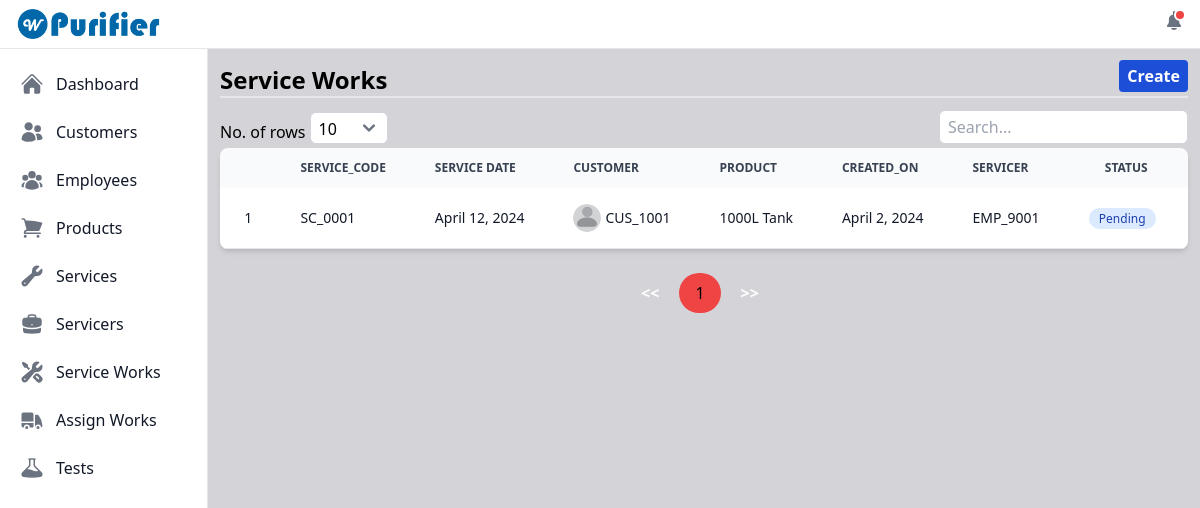
The page /view_serviceworks/ (signed in) on the database as committed earlier.
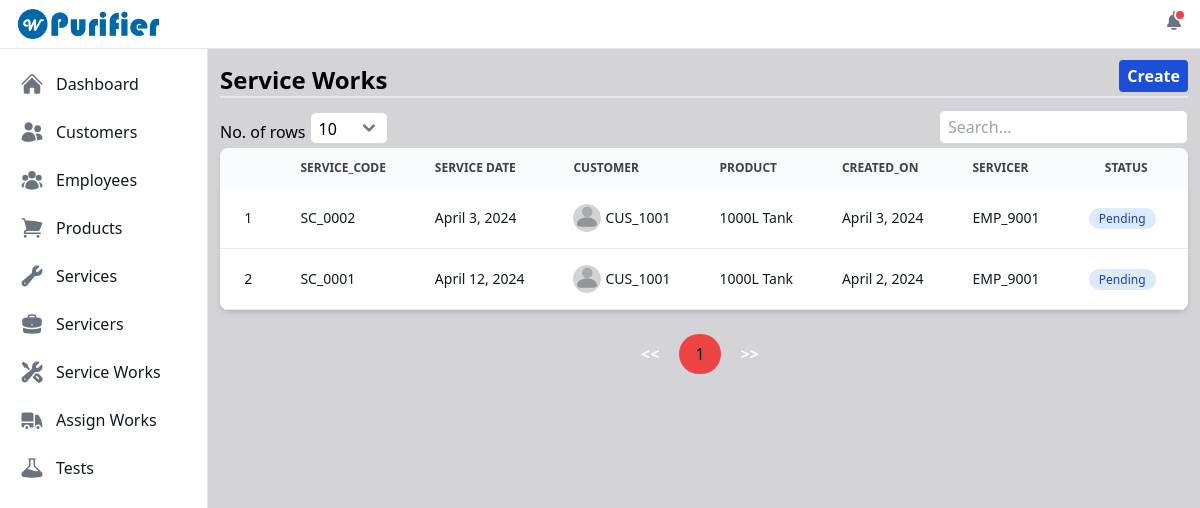
The same page on the database as committed later.
### purifier/models.py (models this page shows, shortened)
class ServiceWork(models.Model):
    STATUS_CHOICES = (
        ('pending', 'Pending'),
        ('working', 'Working'),
        ('completed', 'Completed'),
    )
    id = models.UUIDField(primary_key=True, default=uuid.uuid4, unique=True, editable=False)
    service_work_code = models.CharField(max_length=50, blank=True, unique=True)
    customer_code = models.ForeignKey(Customer, on_delete=models.CASCADE)
    product = models.ForeignKey(Product, on_delete=models.CASCADE)
    service_name = models.ManyToManyField(Service)
    comment_section = models.TextField(null=True, blank=True)
    service_date = models.DateField()
    remark_section = models.TextField(null=True, blank=True)
    status = models.CharField(max_length=30, choices=STATUS_CHOICES, default='pending')
    servicer = models.ForeignKey(Servicer, on_delete=models.SET_NULL, null=True, blank=True)
    created_on = models.DateField(auto_now_add=True)

class Customer(models.Model):
    id = models.UUIDField(primary_key=True, default=uuid.uuid4, unique=True, editable=False)
    profile = models.ImageField(null=True, blank=True, upload_to="customer_profiles/")
    name = models.CharField(max_length=50)
    email = models.EmailField(unique=True)
    address = models.TextField()
    mobile = models.CharField(max_length=20)
    whatsapp_number = models.CharField(max_length=20)
    installed_product = models.ManyToManyField(Product, blank=True)
    customer_code = models.CharField(max_length=50, blank=True, unique=True)
    location = models.CharField(max_length=250, null=True, blank=True)
    initial_password = models.CharField(max_length=150, blank=True, null=True)
    created_on = models.DateField(auto_now_add=True)
    def __str__(self) -> str:
        return self.customer_code

class Product(models.Model):
    id = models.UUIDField(primary_key=True, default=uuid.uuid4, unique=True, editable=False)
    product_serial = models.CharField(max_length=100, unique=True)
    category = models.ForeignKey(Category, on_delete=models.SET_NULL, blank=True, null=True)
    name = models.CharField(max_length=100)
    image = models.ImageField(null=True, blank=True, upload_to="product_images/")
    services = models.ManyToManyField(Service, blank=True)
    created_on = models.DateField(auto_now_add=True)
    def __str__(self) -> str:
        return self.name

class Servicer(models.Model):
    id = models.UUIDField(primary_key=True, default=uuid.uuid4, unique=True, editable=False)
    name= models.ForeignKey(Employee, on_delete=models.CASCADE)
    def __str__(self) -> str:
        return self.name.employee_code

class Employee(models.Model):
    id = models.UUIDField(primary_key=True, default=uuid.uuid4, unique=True, editable=False)
    profile = models.ImageField(null=True, blank=True, upload_to="employee_profiles/")
    name = models.CharField(max_length=50)
    email = models.EmailField(unique=True)
    mobile = models.CharField(max_length=20)
    address = models.TextField()
    employee_code = models.CharField(max_length=50, blank=True, unique=True)
    initial_password = models.CharField(max_length=150, blank=True, null=True)
    created_on = models.DateField(auto_now_add=True)

### purifier/views.py (the view)
# urls.py: path('view_serviceworks/', views.viewServiceWorks, name='view_serviceworks'),
@login_required
def viewServiceWorks(request):
    service_works = ServiceWork.objects.all().order_by('-service_work_code')
    service_works_exists = service_works.exists()
    service_work_form = ServiceWorkForm()
    if request.method == 'GET':
        filter_customer = request.GET.get('customerSelect')
        selected_customer = request.GET.get('selectedCustomer')
        selected_product = request.GET.get('selectedProduct')
        try:
            if selected_customer:
                customer = get_object_or_404(Customer, pk=selected_customer)
                installed_products = customer.installed_product.all()
                products = Product.objects.filter(id__in=installed_products)
                products_data = [{'id': product.id, 'name': product.name, 'product_serial': product.product_serial} for product in products]
                data = {
                    'products': products_data,
                }
                return JsonResponse(data)
            if selected_product:
                product = get_object_or_404(Product, pk=selected_product)
                product_services = product.services.all()
                services = Service.objects.filter(id__in=product_services)
                services_data = [{'id': service.id, 'name': service.name} for service in services]
                data = {
                    'services': services_data,
                }
                return JsonResponse(data)
        except Product.DoesNotExist:
            return JsonResponse({'error': 'Product not found'}, status=404)
        except Customer.DoesNotExist:
                return JsonResponse({'error': 'Customer not found'}, status=404)
    context = {'service_works': service_works, 'service_works_exists': service_works_exists, 'service_work_form': service_work_form}
    return render(request, 'servicework/view_serviceworks.html', context)

### purifier/templates/servicework/view_serviceworks.html (shortened to what this page needs)
{% extends "index.html" %}
{% load static %}
{% block content %}
    <div class="flex justify-between">
        <span class="text-2xl font-bold flex self-end">Service Works</span>
        <a href="{% url "purifier:create_servicework" %}" class="bg-blue-700 p-1 px-2 mb-1 text-base font-bold rounded text-white">Create</a>
    </div>
    <hr class="border dark:border-gray-800">
    <div class="mt-3">
        {% if service_works_exists %}
        <div class="flex justify-between mb-1">
            <div class="flex items-end">
                <span class="font-medium">No. of rows</span>
                <select id="showEntriesSelect" class="ms-1 px-2 py-1 w-18 h-8 border border-gray-300 rounded-md focus:outline-none focus:border-blue-500">
                    <option value="10">10</option>
                </select>
            </div>
            <input type="text" id="searchInput" placeholder="Search..." class="px-2 py-1 border border-gray-300 rounded-md focus:outline-none focus:border-blue-500">
        </div>
        <div class="relative overflow-x-auto shadow-md sm:rounded-lg">
            <table id="servicework_table" class="w-full text-sm text-left rtl:text-right text-gray-500 dark:text-gray-400">
                <thead class="text-xs text-gray-700 uppercase bg-gray-50 dark:bg-gray-700 dark:text-gray-400">
                    <tr>
                        <th scope="col" class="px-6 py-3 text-center"></th>
                        <th scope="col" class="px-6 py-3">Service_code</th>
                        <th scope="col" class="px-6 py-3">Service Date</th>
                        <th scope="col" class="px-6 py-3">Customer</th>
                        <th scope="col" class="px-6 py-3">Product</th>
                        <th scope="col" class="px-6 py-3">Created_On</th>
                        <th scope="col" class="px-6 py-3">Servicer</th>
                        <th scope="col" class="px-6 py-3 text-center">Status</th>
                    </tr>
                </thead>
                <tbody>
                    {% for service_work in service_works %}
                        <tr class="bg-white border-b dark:bg-gray-800 dark:border-gray-700 hover:bg-gray-50 dark:hover:bg-gray-600">
                            <th scope="row" class="px-6 py-4 font-medium text-gray-900 whitespace-nowrap dark:text-white text-center">{{ forloop.counter }}</th>
                            <th scope="row" class="px-6 py-4 font-medium text-gray-900 whitespace-nowrap dark:text-white">
                                <a href='{% url "purifier:each_service_work" service_work.id %}'>{{ service_work.service_work_code }}</a>
                            </th>
                            <th scope="row" class="px-6 py-4 font-medium text-gray-900 whitespace-nowrap dark:text-white">
                                <a href='{% url "purifier:each_service_work" service_work.id %}'>{{ service_work.service_date }}</a>
                            </th>
                            <th scope="row" class="flex items-center px-6 py-4 font-medium text-gray-900 whitespace-nowrap dark:text-white">
                                <a href='{% url "purifier:each_service_work" service_work.id %}'>
                                    {% if service_work.customer_code.profile %}
                                        <img src="{{service_work.customer_code.profile.url}}" alt="Profile not loading..." class="h-7 w-7 rounded-full">
                                    {% else %}
                                        <img src="{% static 'images/default.png' %}" alt="Profile not loading..." class="h-7 w-7 rounded-full">
                                    {% endif %}
                                </a>
                                <a href='{% url "purifier:each_service_work" service_work.id %}' class="ms-1">{{ service_work.customer_code }}</a>
                            </th>
                            <th scope="row" class="px-6 py-4 font-medium text-gray-900 whitespace-nowrap dark:text-white">
                                <a href='{% url "purifier:each_service_work" service_work.id %}'>{{ service_work.product }}</a>
                            </th>
                            <th scope="row" class="px-6 py-4 font-medium text-gray-900 whitespace-nowrap dark:text-white">
                                <a href='{% url "purifier:each_service_work" service_work.id %}'>{{ service_work.created_on }}</a>
                            </th>
                            <th scope="row" class="px-6 py-4 font-medium text-gray-900 whitespace-nowrap dark:text-white">
                                <a href='{% url "purifier:each_service_work" service_work.id %}'>{{ service_work.servicer }}</a>
                            </th>
                            <th scope="row" class="px-6 py-4 font-medium text-gray-900 whitespace-nowrap dark:text-white text-center">
                                <a href='{% url "purifier:each_service_work" service_work.id %}'>
                                {% if service_work.status == 'pending' %}
                                    <span class="bg-blue-100 text-blue-800 text-xs font-medium me-2 px-2.5 py-0.5 rounded-full dark:bg-blue-900 dark:text-blue-300">{{ service_work.get_status_display }}</span>
                                {% elif service_work.status == 'working' %}
                                    <span class="bg-yellow-100 text-yellow-800 text-xs font-medium me-2 px-2.5 py-0.5 rounded-full dark:bg-yellow-900 dark:text-yellow-300">{{ service_work.get_status_display }}</span>
                                {% else %}
                                    <span class="bg-green-100 text-green-800 text-xs font-medium me-2 px-2.5 py-0.5 rounded-full dark:bg-green-900 dark:text-green-300">{{ service_work.get_status_display }}</span>
                                {% endif %}
                                </a>
                            </th>
                        </tr>
                    {% endfor %}
                </tbody>
            </table>
        </div>
        <div id="pagination" class="flex justify-center mt-6">
        </div>
        {% else %}
        <div class="flex justify-center">
            <span class="font-bold text-xl">No service works added. <a href="{% url "purifier:create_servicework" %}" class="text-blue-700">Create</a> a new service work.</span>
        </div>
        {% endif %}
    </div>
{% endblock content %}

Rows that differ between the two databases and show on the page:
added ServiceWork: service_work_code "SC_0002", service_date "April 3, 2024", customer_code "CUS_1001", product "1000L Tank", created_on "April 3, 2024", servicer "EMP_9001", status "Pending"
